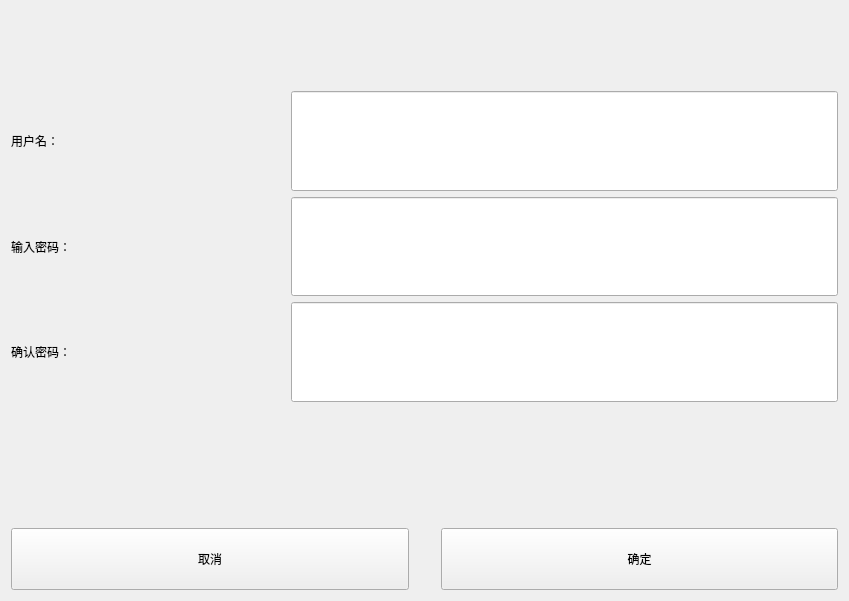
<?xml version="1.0" encoding="UTF-8"?>
<ui version="4.0">
 <class>RegisterView</class>
 <widget class="QWidget" name="RegisterView">
  <property name="geometry">
   <rect>
    <x>0</x>
    <y>0</y>
    <width>849</width>
    <height>601</height>
   </rect>
  </property>
  <property name="windowTitle">
   <string>SimplyNetChat - 注册</string>
  </property>
  <layout class="QVBoxLayout" name="verticalLayout" stretch="0,5,0,1">
   <item>
    <spacer name="verticalSpacer">
     <property name="orientation">
      <enum>Qt::Orientation::Vertical</enum>
     </property>
     <property name="sizeHint" stdset="0">
      <size>
       <width>20</width>
       <height>80</height>
      </size>
     </property>
    </spacer>
   </item>
   <item>
    <layout class="QGridLayout" name="userDataGrid" columnstretch="2,4">
     <item row="0" column="0">
      <widget class="QLabel" name="userName">
       <property name="sizePolicy">
        <sizepolicy hsizetype="Ignored" vsizetype="Ignored">
         <horstretch>0</horstretch>
         <verstretch>0</verstretch>
        </sizepolicy>
       </property>
       <property name="text">
        <string>用户名：</string>
       </property>
      </widget>
     </item>
     <item row="0" column="1">
      <widget class="QLineEdit" name="userNameVal">
       <property name="sizePolicy">
        <sizepolicy hsizetype="Ignored" vsizetype="Ignored">
         <horstretch>0</horstretch>
         <verstretch>0</verstretch>
        </sizepolicy>
       </property>
      </widget>
     </item>
     <item row="1" column="0">
      <widget class="QLabel" name="userPassword">
       <property name="sizePolicy">
        <sizepolicy hsizetype="Ignored" vsizetype="Ignored">
         <horstretch>0</horstretch>
         <verstretch>0</verstretch>
        </sizepolicy>
       </property>
       <property name="text">
        <string>输入密码：</string>
       </property>
      </widget>
     </item>
     <item row="1" column="1">
      <widget class="QLineEdit" name="userPasswordVal">
       <property name="sizePolicy">
        <sizepolicy hsizetype="Ignored" vsizetype="Ignored">
         <horstretch>0</horstretch>
         <verstretch>0</verstretch>
        </sizepolicy>
       </property>
       <property name="echoMode">
        <enum>QLineEdit::Password</enum>
       </property>
      </widget>
     </item>
     <item row="2" column="0">
      <widget class="QLabel" name="userConfirme">
       <property name="sizePolicy">
        <sizepolicy hsizetype="Ignored" vsizetype="Ignored">
         <horstretch>0</horstretch>
         <verstretch>0</verstretch>
        </sizepolicy>
       </property>
       <property name="text">
        <string>确认密码：</string>
       </property>
      </widget>
     </item>
     <item row="2" column="1">
      <widget class="QLineEdit" name="userConfirmeVal">
       <property name="sizePolicy">
        <sizepolicy hsizetype="Ignored" vsizetype="Ignored">
         <horstretch>0</horstretch>
         <verstretch>0</verstretch>
        </sizepolicy>
       </property>
       <property name="echoMode">
        <enum>QLineEdit::Password</enum>
       </property>
      </widget>
     </item>
    </layout>
   </item>
   <item>
    <spacer name="verticalSpacer_2">
     <property name="orientation">
      <enum>Qt::Orientation::Vertical</enum>
     </property>
     <property name="sizeHint" stdset="0">
      <size>
       <width>20</width>
       <height>120</height>
      </size>
     </property>
    </spacer>
   </item>
   <item>
    <layout class="QHBoxLayout" name="ctrlBtnHB">
     <property name="spacing">
      <number>32</number>
     </property>
     <item>
      <widget class="QPushButton" name="cancelBtn">
       <property name="sizePolicy">
        <sizepolicy hsizetype="Ignored" vsizetype="Ignored">
         <horstretch>0</horstretch>
         <verstretch>0</verstretch>
        </sizepolicy>
       </property>
       <property name="text">
        <string>取消</string>
       </property>
      </widget>
     </item>
     <item>
      <widget class="QPushButton" name="confirmeBtn">
       <property name="sizePolicy">
        <sizepolicy hsizetype="Ignored" vsizetype="Ignored">
         <horstretch>0</horstretch>
         <verstretch>0</verstretch>
        </sizepolicy>
       </property>
       <property name="text">
        <string>确定</string>
       </property>
      </widget>
     </item>
    </layout>
   </item>
  </layout>
 </widget>
 <resources/>
 <connections/>
</ui>
